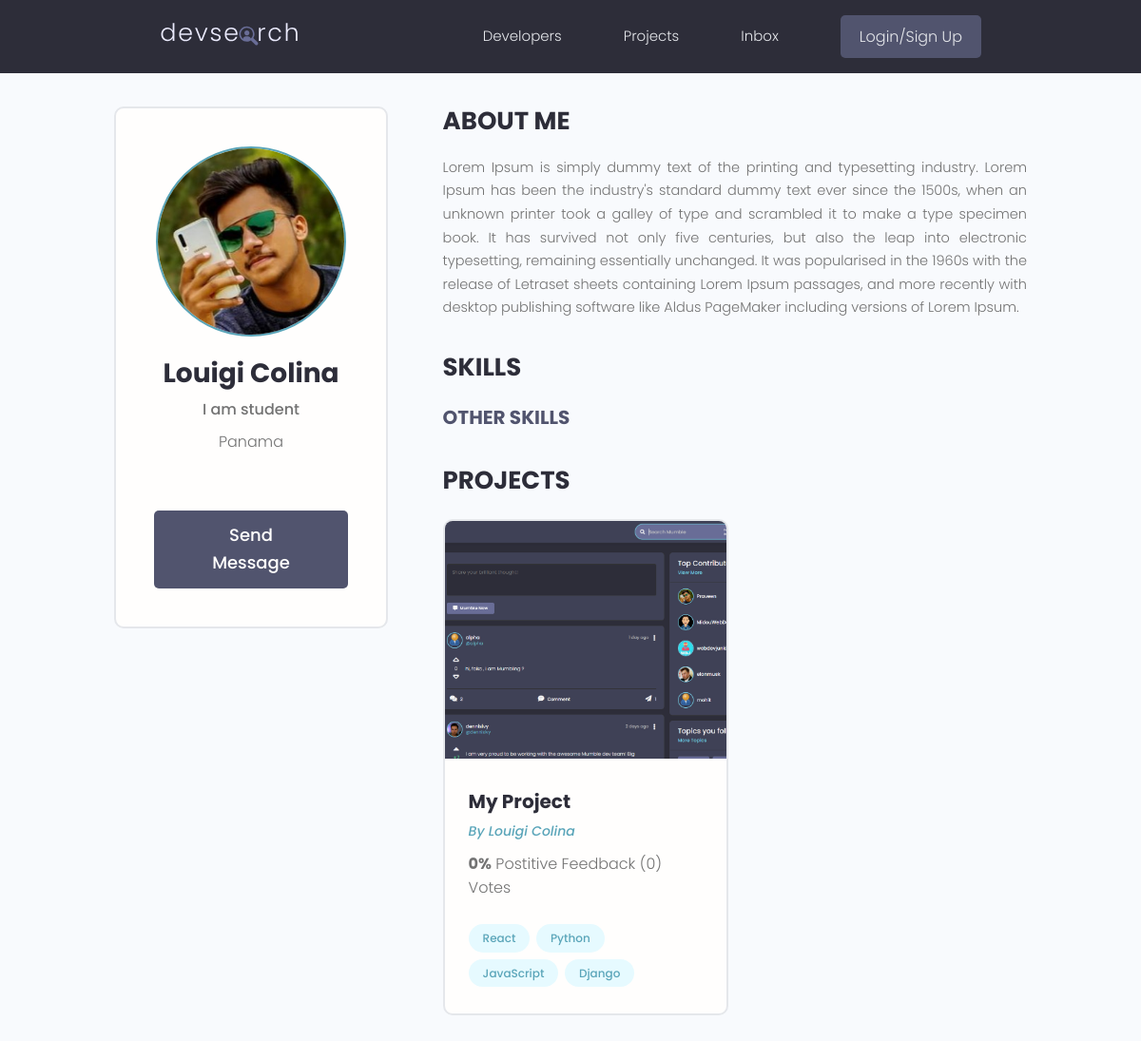
Page /profile/0ad112bc750d4cd08de35f20e1073a10/ on the earlier database version.
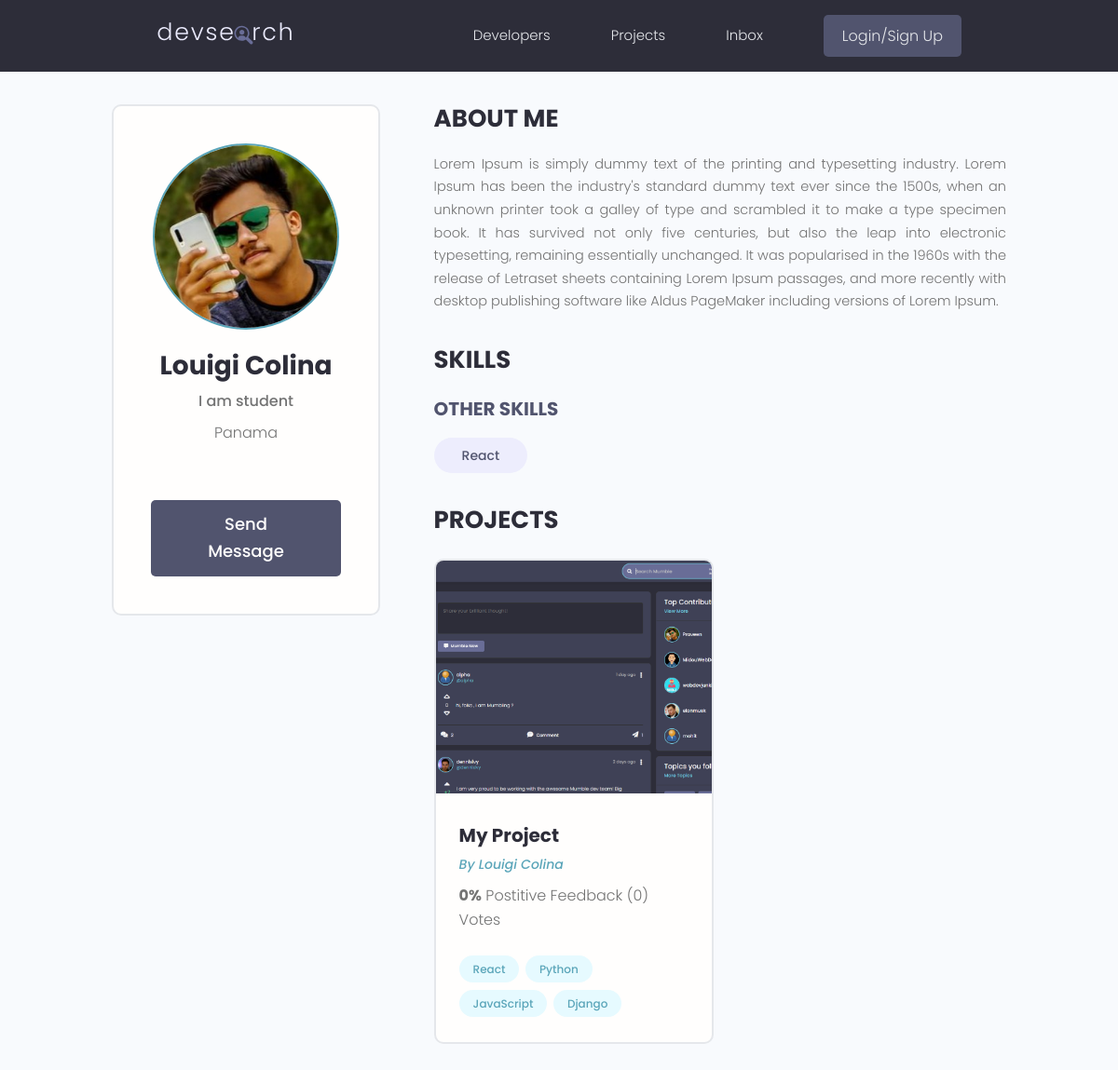
Same page on the later database version.
### projects/models.py (models this page shows, shortened)
class Project(models.Model):
    owner = models.ForeignKey(Profile, null=True, blank=True, on_delete=models.SET_NULL)
    title = models.CharField(max_length=200)
    description = models.TextField(null=True, blank=True)
    featured_image = models.ImageField(null=True, blank=True, default="default.jpg")
    demo_link = models.CharField(max_length=2000, null=True, blank=True)
    source_link = models.CharField(max_length=2000, null=True, blank=True)
    tags = models.ManyToManyField('Tag', blank=True)
    vote_total = models.IntegerField(default=0, null=True, blank=True)
    vote_ratio = models.IntegerField(default=0, null=True, blank=True)
    created = models.DateTimeField(auto_now_add=True)
    id = models.UUIDField(default=uuid.uuid4, unique=True,
                          primary_key=True, editable=False)
    class Meta:
        ordering = ['created']

class Tag(models.Model):
    name = models.CharField(max_length=200)
    created = models.DateTimeField(auto_now_add=True)
    id = models.UUIDField(default=uuid.uuid4, unique=True,
                          primary_key=True, editable=False)
    def __str__(self):
        return self.name

### users/models.py (models this page shows, shortened)
class Profile(models.Model):
    user = models.OneToOneField(User, on_delete=models.CASCADE, null=True, blank=True)
    name = models.CharField(max_length=200, blank=True, null=True)
    email = models.EmailField(max_length=500, blank=True, null=True)
    username = models.CharField(max_length=200, blank=True, null=True)
    location = models.CharField(max_length=200, blank=True, null=True)
    short_intro = models.CharField(max_length=200, blank=True, null=True)
    bio = models.TextField(blank=True, null=True)
    profile_image = models.ImageField(null=True, blank=True, upload_to='profiles/', default='profiles/user-default.png')
    social_github = models.CharField(max_length=200, blank=True, null=True)
    social_twiter = models.CharField(max_length=200, blank=True, null=True)
    social_linkedin = models.CharField(max_length=200, blank=True, null=True)
    social_youtube = models.CharField(max_length=200, blank=True, null=True)
    social_website = models.CharField(max_length=200, blank=True, null=True)
    created = models.DateTimeField(auto_now_add=True)
    id = models.UUIDField(default=uuid.uuid4, unique=True,
                          primary_key=True, editable=False)

class Skill(models.Model):
    owner = models.ForeignKey(Profile, on_delete=models.CASCADE, null=True, blank=True)
    name = models.CharField(max_length=200, blank=True, null=True)
    description = models.TextField(null=True, blank=True)
    created = models.DateTimeField(auto_now_add=True)
    id = models.UUIDField(default=uuid.uuid4, unique=True,
                          primary_key=True, editable=False)

### users/views.py (the view)
# urls.py: path('profile/<str:pk>/', views.userProfile, name='user-profile'),
def userProfile(request, pk):
    profile = Profile.objects.get(id=pk)
    topSkills = profile.skill_set.exclude(description__exact="")
    otherSkills = profile.skill_set.filter(description="")
    context = {
        'profile':profile,
        'topSkills':topSkills,
        'otherSkills':otherSkills
    }
    return render(request, 'users/user-profile.html',context)

### users/templates/users/user-profile.html (shortened to what this page needs)
{% extends 'main.html' %} {% block content %}
<main class="profile my-md">
  <div class="container">
    <div class="layout">
      <div class="column column--1of3">
        <div class="card text-center">
          <div class="card__body dev">
            <img
              class="avatar avatar--xl"
              src="{{ profile.profile_image.url }}"
            />
            <h2 class="dev__name">{{profile.name}}</h2>
            <p class="dev__title">{{profile.short_intro}}</p>
            <p class="dev__location">{{profile.location}}</p>
            <a href="#" class="btn btn--sub btn--lg">Send Message </a>
          </div>
        </div>
      </div>
      <div class="column column--2of3">
        <div class="devInfo">
          <h3 class="devInfo__title">About Me</h3>
          <p class="devInfo__about">{{profile.bio}}</p>
        </div>
        <div class="devInfo">
          <h3 class="devInfo__title">Skills</h3>
          <div class="devInfo__skills">
            <h3 class="devInfo__subtitle">Other Skills</h3>
            <div class="devInfo__otherSkills">
              {% for skill in otherSkills %}
              <span class="tag tag--pill tag--sub tag--lg">
                <small>{{skill.name}}</small>
              </span>
              {% endfor %}
            </div>
          </div>
        </div>
        <div class="devInfo">
          <h3 class="devInfo__title">Projects</h3>
          <div class="grid grid--two">
            {% for project in profile.project_set.all %}
            <div class="column">
              <div class="card project">
                <a href="{% url 'project' project.id %}" class="project">
                  <img
                    class="project__thumbnail"
                    src="{{project.featured_image.url}}"
                    alt="project thumbnail"
                  />
                  <div class="card__body">
                    <h3 class="project__title">{{project.title}}</h3>
                    <p>
                      <a
                        class="project__author"
                        href="{% url 'user-profile' project.owner.id %}"
                        >By {{project.owner.name}}</a
                      >
                    </p>
                    <p class="project--rating">
                      <span style="font-weight: bold"
                        >{{project.vote_ratio}}%</span
                      >
                      Postitive Feedback ({{project.vote_total}})
                      Vote{{project.vote_total|pluralize:"s"}}
                    </p>
                    <div class="project__tags">
                      {% for tag in project.tags.all %}
                      <span class="tag tag--pill tag--main">
                        <small>{{tag}}</small>
                      </span>
                      {% endfor %}
                    </div>
                  </div>
                </a>
              </div>
            </div>
            {% endfor %}
          </div>
        </div>
      </div>
    </div>
  </div>
</main>
{% endblock content %}

Differences in the rows shown:
added Skill: name "React"
